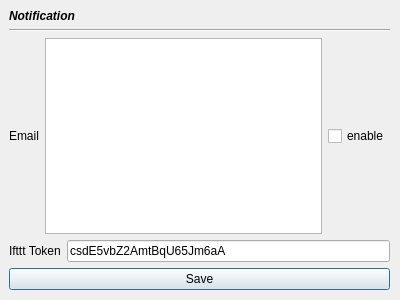
<?xml version="1.0" encoding="UTF-8"?>
<ui version="4.0">
 <class>Dialog</class>
 <widget class="QDialog" name="Dialog">
  <property name="geometry">
   <rect>
    <x>0</x>
    <y>0</y>
    <width>400</width>
    <height>300</height>
   </rect>
  </property>
  <property name="sizePolicy">
   <sizepolicy hsizetype="Fixed" vsizetype="Fixed">
    <horstretch>0</horstretch>
    <verstretch>0</verstretch>
   </sizepolicy>
  </property>
  <property name="windowTitle">
   <string>Dialog</string>
  </property>
  <widget class="QWidget" name="verticalLayoutWidget">
   <property name="geometry">
    <rect>
     <x>9</x>
     <y>9</y>
     <width>381</width>
     <height>281</height>
    </rect>
   </property>
   <layout class="QVBoxLayout" name="verticalLayout" stretch="0,0,2,1,0">
    <item>
     <widget class="QLabel" name="label">
      <property name="sizePolicy">
       <sizepolicy hsizetype="Fixed" vsizetype="Fixed">
        <horstretch>0</horstretch>
        <verstretch>0</verstretch>
       </sizepolicy>
      </property>
      <property name="text">
       <string>&lt;html&gt;&lt;head/&gt;&lt;body&gt;&lt;p&gt;&lt;span style=&quot; font-weight:600; font-style:italic;&quot;&gt;Notification&lt;/span&gt;&lt;/p&gt;&lt;/body&gt;&lt;/html&gt;</string>
      </property>
      <property name="wordWrap">
       <bool>true</bool>
      </property>
     </widget>
    </item>
    <item>
     <widget class="Line" name="line">
      <property name="orientation">
       <enum>Qt::Horizontal</enum>
      </property>
     </widget>
    </item>
    <item>
     <layout class="QHBoxLayout" name="horizontalLayout">
      <item>
       <widget class="QLabel" name="label_2">
        <property name="text">
         <string>Email</string>
        </property>
       </widget>
      </item>
      <item>
       <widget class="QListWidget" name="emailListWidget">
        <property name="tabKeyNavigation">
         <bool>true</bool>
        </property>
        <property name="viewMode">
         <enum>QListView::ListMode</enum>
        </property>
        <item>
         <property name="text">
          <string/>
         </property>
         <property name="flags">
          <set>ItemIsSelectable|ItemIsEditable|ItemIsDragEnabled|ItemIsUserCheckable|ItemIsEnabled</set>
         </property>
        </item>
        <item>
         <property name="text">
          <string/>
         </property>
         <property name="flags">
          <set>ItemIsSelectable|ItemIsEditable|ItemIsDragEnabled|ItemIsUserCheckable|ItemIsEnabled</set>
         </property>
        </item>
        <item>
         <property name="text">
          <string/>
         </property>
         <property name="flags">
          <set>ItemIsSelectable|ItemIsEditable|ItemIsDragEnabled|ItemIsUserCheckable|ItemIsEnabled</set>
         </property>
        </item>
       </widget>
      </item>
      <item>
       <widget class="QCheckBox" name="alertCheckBox">
        <property name="text">
         <string>enable</string>
        </property>
       </widget>
      </item>
     </layout>
    </item>
    <item>
     <layout class="QHBoxLayout" name="horizontalLayout_2">
      <item>
       <widget class="QLabel" name="label_3">
        <property name="text">
         <string>Ifttt Token</string>
        </property>
       </widget>
      </item>
      <item>
       <widget class="QLineEdit" name="tokenLineEdit">
        <property name="text">
         <string>csdE5vbZ2AmtBqU65Jm6aA</string>
        </property>
       </widget>
      </item>
     </layout>
    </item>
    <item>
     <widget class="QPushButton" name="save_notificatoinPushButton">
      <property name="text">
       <string>Save</string>
      </property>
     </widget>
    </item>
   </layout>
  </widget>
 </widget>
 <resources/>
 <connections/>
</ui>
